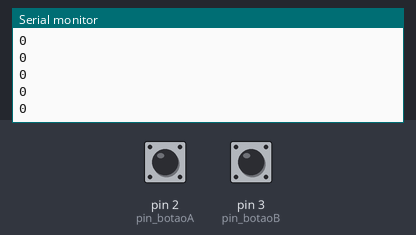
Bench run of a sketch on a simulated Arduino Uno, built with avr-gcc and run on an emulated ATmega328P. On the bench: the last lines printed to the serial monitor. The inputs (shaded band) are chosen by the test bench; at power-on: pin 2 (pin_botaoA) LOW, pin 3 (pin_botaoB) LOW.

Above: at 1.2 s.
1.3 s: pin 2 (pin_botaoA) pulled HIGH for 0.15 s
At 2.3 s:
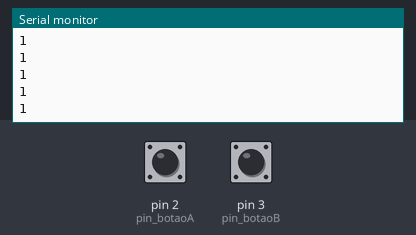
2.9 s: pin 2 (pin_botaoA) pulled HIGH for 1 s
At 3.9 s:
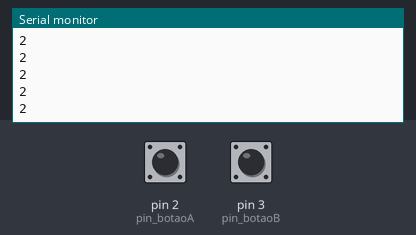
Timing chart, 0 to 5.9 s (numbered marks = the images above; inputs shaded):
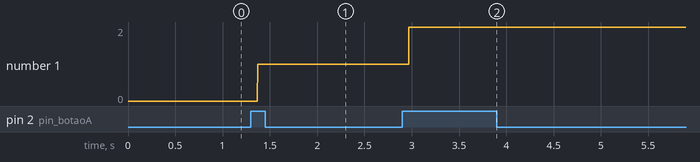

The sketch:

sketch_jun3b.ino
```cpp
#define pin_botaoA 2
#define pin_botaoB 3
int conta = 0;
int tic = 0;
int ticb = 0;
void setup() {
  // put your setup code here, to run once:
  pinMode(pin_botaoA, INPUT);
  pinMode(pin_botaoB, INPUT);
  Serial.begin(9600);
}

void loop() {
  // put your main code here, to run repeatedly:
  bool botaoA = digitalRead(pin_botaoA);
  bool botaoB = digitalRead(pin_botaoB);
  if (botaoA == 1) {
    if (tic == 0) {
      conta++;
      tic = 1;
    }
  } else {
    tic = 0;
  }
  Serial.println(conta);
}
```

Measured:
- after the input at 1.3 s, the serial monitor: prints a new line after 0.07 s (image 1)
- after the input at 2.9 s, the serial monitor: prints a new line after 0.07 s (image 2)
- plotted number 1: 0 → 1 after the input at 1.3 s, 1 → 2 after the input at 2.9 s
